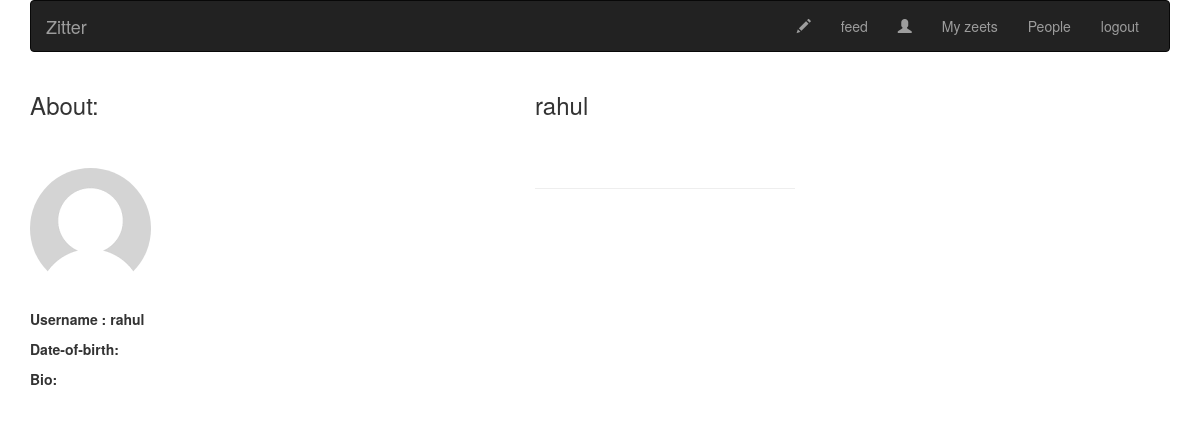
The app's page /account/users/rahul/ (signed in), older data.
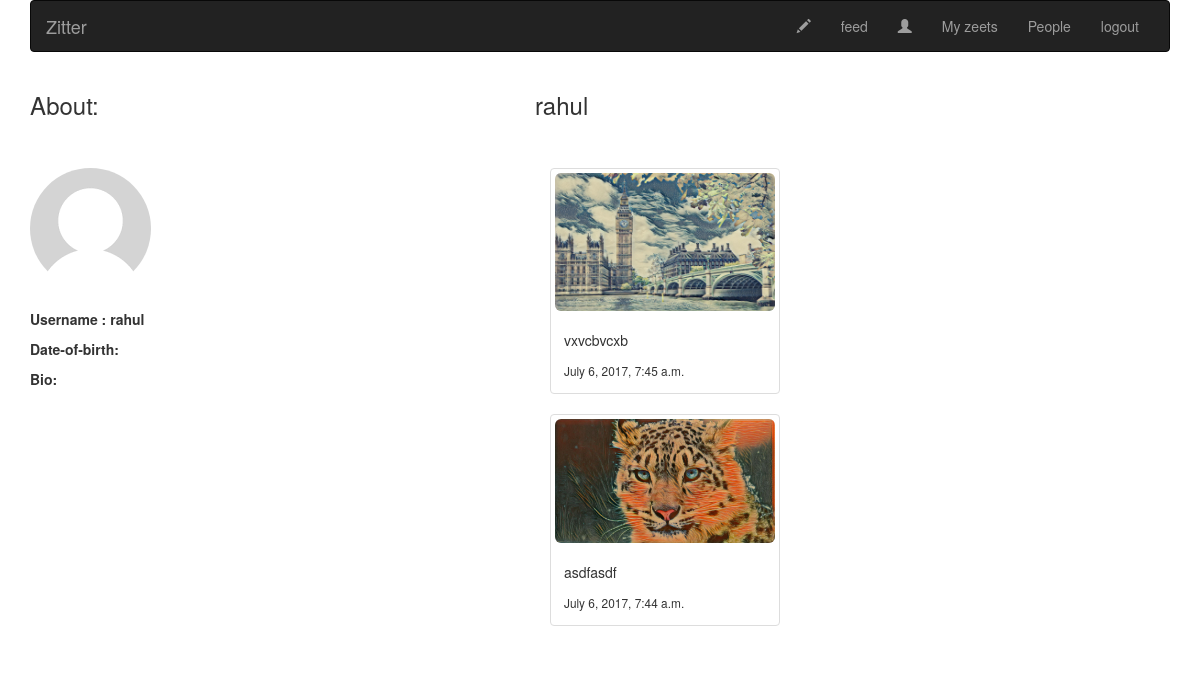
The same page, newer data.
### zeets/models.py (models this page shows, shortened)
class Zeet(models.Model):
	zeeter = models.ForeignKey(settings.AUTH_USER_MODEL, related_name = 'zeets_created')
	body = models.CharField(max_length = 140, help_text = "140 characters only :P")
	created = models.DateTimeField(auto_now = True)
	image = models.ImageField(blank = True, upload_to = '%Y/%m/%d/images/')
	class Meta:
		ordering = ['-created']

### account/views.py (the view)
# urls.py: url(r'^users/(?P<username>[-\w]+)/$', views.user_detail, name = 'user_detail'),
@login_required
def user_detail(request, username):
	user = get_object_or_404(User, username = username, is_active = True)
	zeets = Zeet.objects.filter(zeeter = user)
	return render(request, 'account/detail.html', {'zeets':zeets, 'user':user})

### account/templates/account/detail.html (shortened to what this page needs)
{% extends "base.html" %}
{% load static %}
{% block content %}
	<div class="row">
		<div class="col-md-8">
			<h3>About:</h3>
			<br><br>
			{% if user.profile.photo %}
				<img src="{{ user.profile.photo.url }}" width="200" height="200" class="img-rounded">
			{% else %}
				<img src="{% static "img/no_img.png" %}" class="img-circle">
			{% endif %}<br><br>
			<p><b>Username : {{ user.username }}</b></p>
			<p><b>Date-of-birth:</b>{{ user.profile.date_of_birth }}</p>
			<p><b>Bio:</b>{{ user.profile.bio }}</p>
		</div>
	<h3>{{ user.username }}</h3><br>
	<br>
		<div class="col-md-4">
			{% if zeets %}
				{% for zeet in zeets %}
					<div class="thumbnail">
				      	{% if zeet.image %}
								<img src="{{ zeet.image.url }}" class="img-rounded" width="250" height="250">
						{% endif %}
				        <div class="caption">
				        	<p>{{ zeet.body|linebreaks }}</p>
						  	<small>{{ zeet.created }}</small>
				    	</div>
					</div>
				{% endfor %}
			{% endif %}
		</div><hr>
	</div>
{% endblock %}

Row changes from the older to the newer data that the page shows:
added Zeet: image (picture), body "vxvcbvcxb", created "July 6, 2017, 7:45 a.m."
added Zeet: image (picture), body "asdfasdf", created "July 6, 2017, 7:44 a.m."
